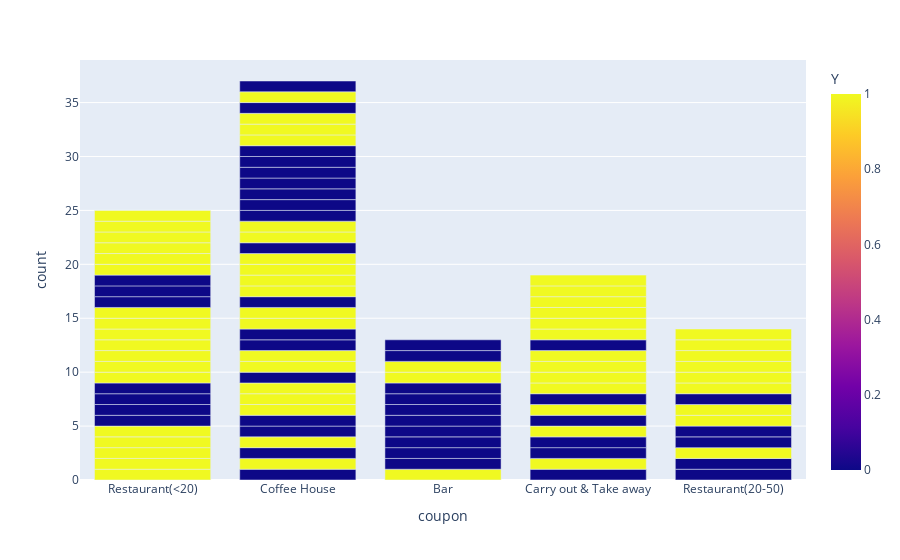

The notebook cell saved with this chart:
### Markdown cell above
5. Use a bar plot to visualize the `coupon` column.

### Code cell
#Plotly bar plot to visualize coupon column
px.bar(clean_data, x='coupon',color = "Y")

### Figure 1 — Plotly figure (JSON) as saved in the notebook; plotly's stock layout.template omitted (floating-point values rounded to 4 significant figures)
{"data": [{"alignmentgroup": "True", "hovertemplate": "coupon=%{x}<br>count=%{y}<br>Y=%{marker.color}<extra></extra>", "legendgroup": "", "marker": {"color": [1, 0, 1, 0, 1, 0, 1, 1, 0, 1, 0, 1, 1, 0, 0, 1, 1, 0, 0, 0, 1, 0, 1, 1, 0, 1, 0, 0, 1, 0, 0, 0, 0, 0, 0, 0, 1, 1, 1, 0, 0, 1, 0, 1, 1, 0, 1, 1, 1, 1, 1, 1, 0, 1, 1, 1, 0, 0, 0, 1, 0, 1, 1, 1, 1, 0, 1, 0, 1, 0, 0, 1, 0, 1, 0, 1, 0, 1, 0, 0, 0, 1, 0, 1, 0, 1, 1, 1, 1, 1, 1, 1, 1, 1, 0, 1, 1, 0, 1, 1, 0, 1, 0, 1, 1, 1, 1, 1], "coloraxis": "coloraxis", "pattern": {"shape": ""}}, "name": "", "offsetgroup": "", "orientation": "v", "showlegend": false, "textposition": "auto", "type": "bar", "x": ["Restaurant(<20)", "Coffee House", "Bar", "Carry out & Take away", "Coffee House", "Coffee House", "Coffee House", "Restaurant(<20)", "Coffee House", "Restaurant(<20)", "Coffee House", "Carry out & Take away", "Coffee House", "Bar", "Restaurant(20-50)", "Coffee House", "Coffee House", "Bar", "Restaurant(20-50)", "Carry out & Take away", "Restaurant(<20)", "Coffee House", "Restaurant(<20)", "Coffee House", "Carry out & Take away", "Coffee House", "Coffee House", "Restaurant(<20)", "Carry out & Take away", "Restaurant(<20)", "Carry out & Take away", "Bar", "Restaurant(<20)", "Restaurant(<20)", "Coffee House", "Bar", "Restaurant(20-50)", "Coffee House", "Coffee House", "Bar", "Restaurant(20-50)", "Carry out & Take away", "Coffee House", "Restaurant(<20)", "Coffee House", "Carry out & Take away", "Coffee House", "Coffee House", "Restaurant(<20)", "Carry out & Take away", "Restaurant(<20)", "Carry out & Take away", "Bar", "Restaurant(<20)", "Restaurant(<20)", "Coffee House", "Bar", "Restaurant(20-50)", "Coffee House", "Coffee House", "Bar", "Restaurant(20-50)", "Carry out & Take away", "Restaurant(<20)", "Coffee House", "Coffee House", "Restaurant(<20)", "Coffee House", "Restaurant(20-50)", "Coffee House", "Coffee House", "Carry out & Take away", "Restaurant(<20)", "Bar", "Carry out & Take away", "Carry out & Take away", "Coffee House", "Carry out & Take away", "Coffee House", "Coffee House", "Restaurant(20-50)", "Bar", "Restaurant(<20)", "Restaurant(20-50)", "Restaurant(<20)", "Restaurant(20-50)", "Restaurant(<20)", "Coffee House", "Restaurant(<20)", "Coffee House", "Restaurant(20-50)", "Coffee House", "Carry out & Take away", "Restaurant(<20)", "Bar", "Carry out & Take away", "Carry out & Take away", "Coffee House", "Carry out & Take away", "Coffee House", "Coffee House", "Restaurant(20-50)", "Bar", "Restaurant(<20)", "Restaurant(20-50)", "Restaurant(<20)", "Restaurant(20-50)", "Restaurant(<20)"], "xaxis": "x", "y": [1, 1, 1, 1, 1, 1, 1, 1, 1, 1, 1, 1, 1, 1, 1, 1, 1, 1, 1, 1, 1, 1, 1, 1, 1, 1, 1, 1, 1, 1, 1, 1, 1, 1, 1, 1, 1, 1, 1, 1, 1, 1, 1, 1, 1, 1, 1, 1, 1, 1, 1, 1, 1, 1, 1, 1, 1, 1, 1, 1, 1, 1, 1, 1, 1, 1, 1, 1, 1, 1, 1, 1, 1, 1, 1, 1, 1, 1, 1, 1, 1, 1, 1, 1, 1, 1, 1, 1, 1, 1, 1, 1, 1, 1, 1, 1, 1, 1, 1, 1, 1, 1, 1, 1, 1, 1, 1, 1], "yaxis": "y"}], "layout": {"barmode": "relative", "coloraxis": {"colorbar": {"title": {"text": "Y"}}, "colorscale": [[0, "#0d0887"], [0.1111, "#46039f"], [0.2222, "#7201a8"], [0.3333, "#9c179e"], [0.4444, "#bd3786"], [0.5556, "#d8576b"], [0.6667, "#ed7953"], [0.7778, "#fb9f3a"], [0.8889, "#fdca26"], [1, "#f0f921"]]}, "legend": {"tracegroupgap": 0}, "margin": {"t": 60}, "xaxis": {"anchor": "y", "domain": [0, 1], "title": {"text": "coupon"}}, "yaxis": {"anchor": "x", "domain": [0, 1], "title": {"text": "count"}}}}
